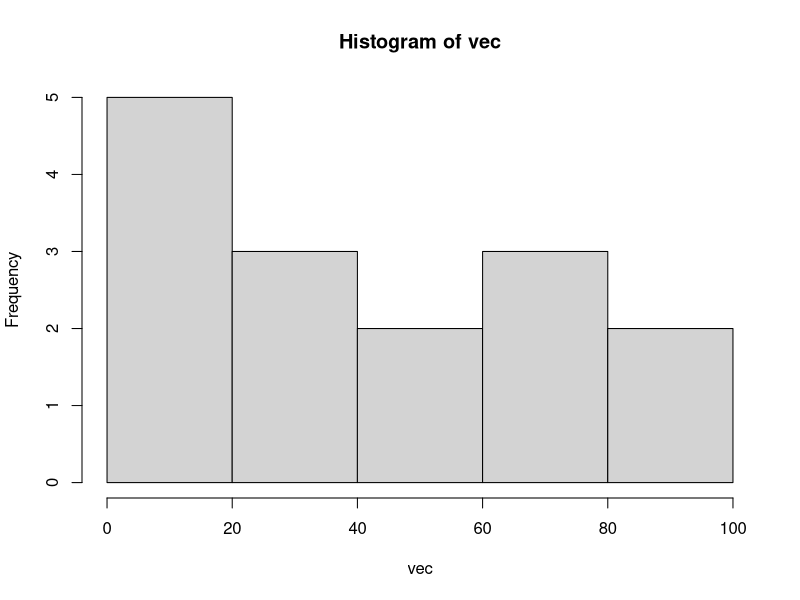
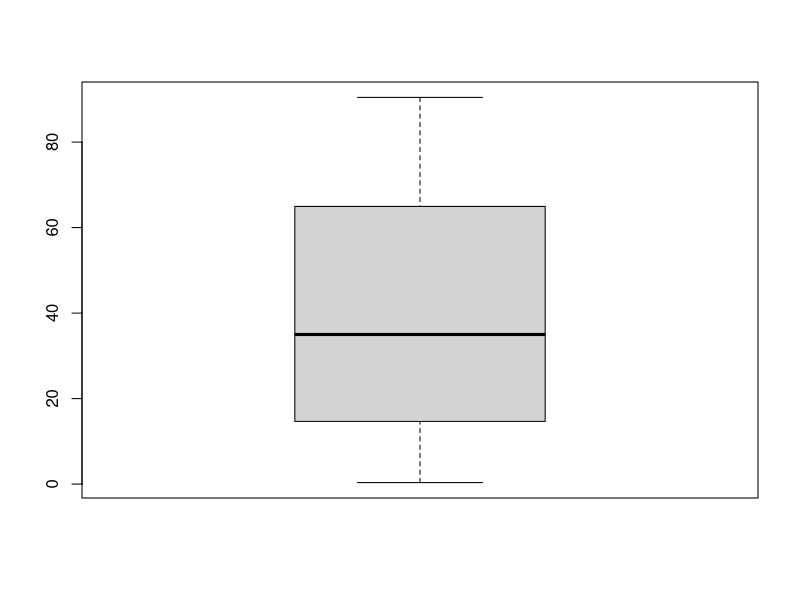
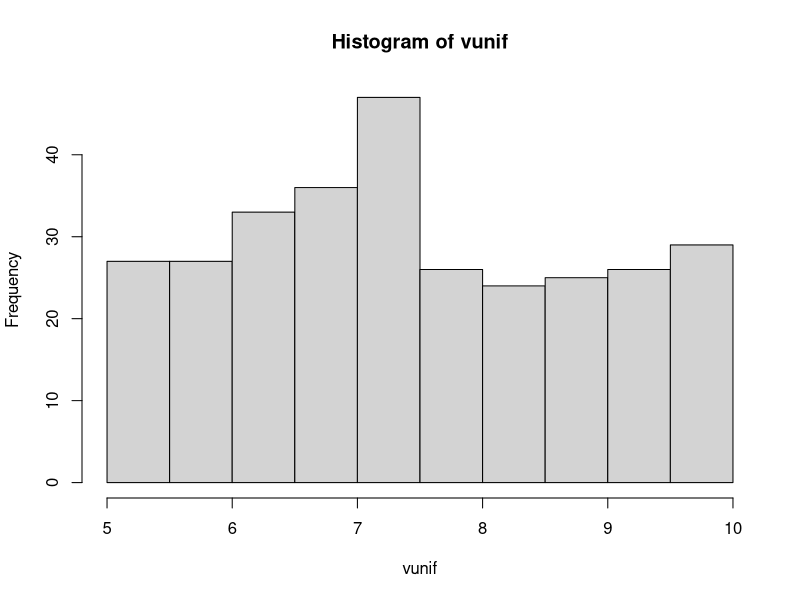
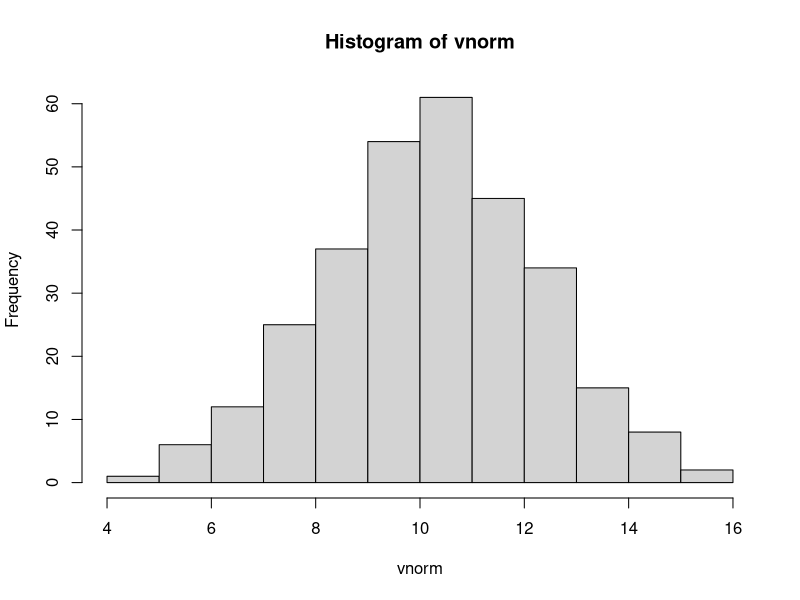
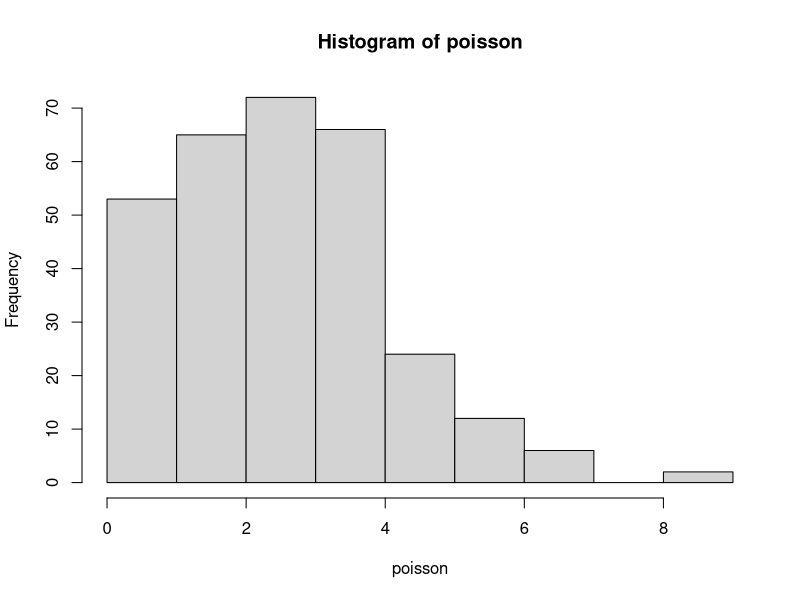

The R script that drew these images, in order:
#Mostra em que diretorio está
getwd()
#Muda de diretorio
setwd("C:/Users/839832/Desktop/BigData")

#Conteudo do diretorio
dir()


#criação de um vetor
vec <- c(84.334,90.455,34.989,43.222,23,25.424,0.568,0.349,45.984,62.847,17.233,12.085,72.692,4.297, 67.067)

#observar o vetor vec
vec
#verificar modo/tipo do vetor vec
mode(vec)
#verificar tamanho do vetor vec
length(vec)
#verificar estrutura do vetor vec
str(vec)

#verificar calsse do vetor
class(vec)
#observar 6 primeiros elementos do objeto
head(vec)
#Observar 5 ou menos primeiros elementos do objeto
head(vec,4)
#observar 6 ultimos elementos do objeto
tail(vec)
#ordenar o vetor vec criado
sort(vec, decreasing = TRUE)
#ordenar o vetor vec criado
order(vec)
order(vec, decreasing = T)
#Arredondar valores do vec
round(vec)

#observar elementos especificos no vetor
vec[c(1,3,5)]

#selecionar quinto elemento do vetor vec
vec[5]

#media
mean(vec)
#desvio
sd(vec)
#mediana
median(vec)

#sumario estatistico dos dados
summary(vec)
#graficos
hist(vec)
boxplot(vec)
shapiro.test(vec) ## Se há normalidade dos dados brutos


## vetor com uma sequencia de 1 a 1.000.000
x <- 1:1000000 ##calcula o quadrado de cada numero da sequencia em x usando for()
y1 <- numeric(length(x)) #vetor de mesmo comprimento de x que vai receber o resultado
#receber os resultados
for(i in 1:length(x)){
  y1[i] <-x[i]^2
}

##vetor com uma sequencia de cada numero da sequencia em x usando a regra da reciclagem
y2 <- x^2
##confere os resultados
identical(y1,y2)

##tempo de execução usando for()
y1 <-numeric(length(x))
system.time(
  for(i in 1:length(x)){
    y1[i] <- x[i]^2
  }
)
system.time(
  y2 <-x^2
)

# distribuição uniforme
vunif<-runif(300, min=5, max=10) #define the range between 5 and 10
hist(vunif)
shapiro.test(vunif)

#distribuição normal
vnorm <- rnorm(300, mean=10, sd=2) #provide our own mean and standard deviation
hist(vnorm)
shapiro.test(vnorm)
#distribuição poisson
poisson <- rpois(300, lambda=3)
hist(poisson)
shapiro.test(poisson)
